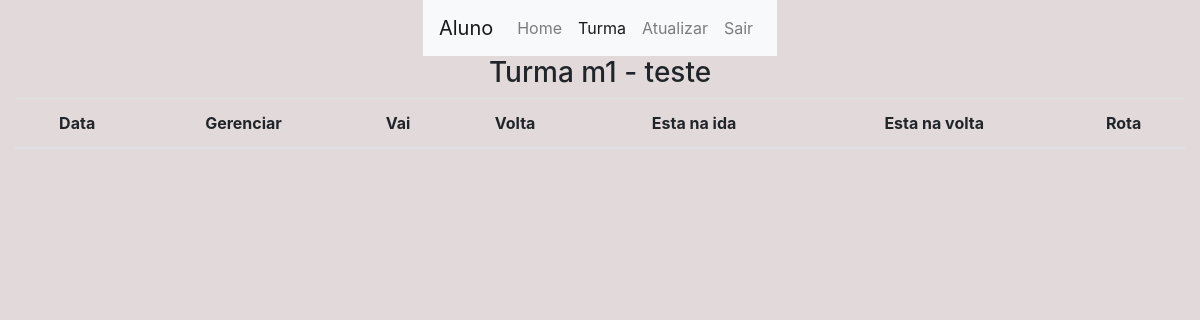
The app's page /core/aluno/turma/gerenciar/1 (signed in), older data.
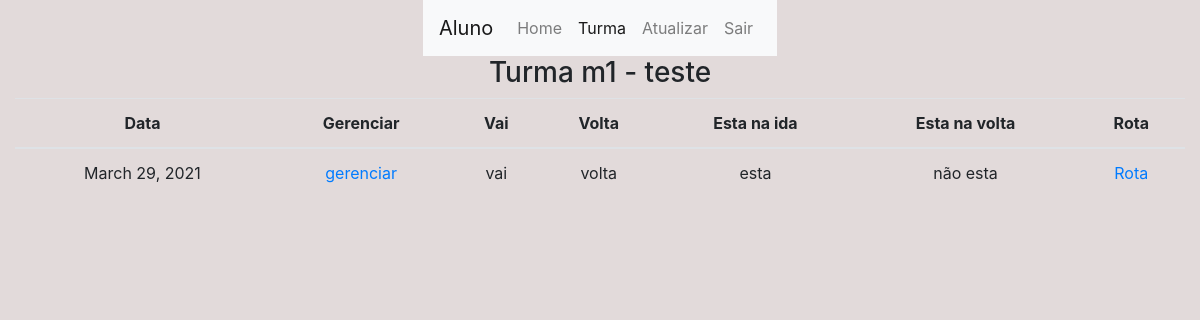
The same page, newer data.
### core/models.py (models this page shows, shortened)
class Turma(models.Model):
    motorista = models.ForeignKey(
        custom_user,  on_delete=models.DO_NOTHING)
    alunos = models.ManyToManyField(
        custom_user, related_name='%(class)s_alunos')
    nome = models.CharField(max_length=100, default="")
    local = LocationField(default=(0, 0), null=False, map_attrs={
        "style": "mapbox://styles/mapbox/outdoors-v11",
        "zoom": 13,
        "center": [17.031645, 51.106715],
        "cursor_style": 'pointer',
        "marker_color": "red",
        "rotate": False,
        "geocoder": True,
        "fullscreen_button": True,
        "navigation_buttons": True,
        "track_location_button": True,
        "readonly": True,
        "placeholder": "Pick a location on map below", })
    def __str__(self):
        return f'{self.motorista} - {self.nome}'

class Dia(models.Model):
    data = models.DateField(auto_now=False, auto_now_add=False)
    turma = models.ForeignKey(
        Turma, on_delete=models.CASCADE, related_name='%(class)s_turmas')
    ativo = models.BooleanField(blank=True, default=True)

class Aluno(models.Model):
    dia = models.ForeignKey(Dia, on_delete=models.CASCADE,
                            related_name='%(class)s_dias', null=False, blank=False, default=1)
    usuario = models.ForeignKey(
        custom_user,  on_delete=models.CASCADE)
    menor_de_idade = models.BooleanField(default=False)
    vai = models.BooleanField(default=True)
    volta = models.BooleanField(default=True)
    esta_na_ida = models.BooleanField(default=False)
    esta_na_volta = models.BooleanField(default=False)

### users/models.py (models this page shows)
class custom_user(AbstractUser):
    permissao = models.IntegerField(default=2)
    telefone = models.CharField(max_length=50,  default='1')
    local = LocationField(default=(1.2, 1.2), null=False, map_attrs={
        "style": "mapbox://styles/mapbox/outdoors-v11",
        "zoom": 13,
        "center": [17.031645, 51.106715],
        "cursor_style": 'pointer',
        "marker_color": "red",
        "rotate": False,
        "geocoder": True,
        "fullscreen_button": True,
        "navigation_buttons": True,
        "track_location_button": True,
        "readonly": True,
        "placeholder": "Pick a location on map below",
    })
    data_nascimento = models.DateField(
        auto_now=False, auto_now_add=False, null=False, blank=False, default=timezone.now)
    email = models.EmailField(unique=True)

### core/views.py (the view)
@login_required
def core_aluno_turma_gerenciar(request, idTurma):
    turma = Turma.objects.get(id=idTurma)
    dias = Dia.objects.filter(turma=turma).filter(ativo=True)
    alunos = Aluno.objects.filter(usuario=request.user).filter(dia__in=dias)
    alunos_dias = [aluno.dia for aluno in alunos]
    usuario = request.user
    if(usuario not in turma.alunos.all()):
        return redirect(core_aluno_home)
    c = {
        'turma': turma,
        'dias': dias,
        'alunos': alunos,
        'alunos_dias': alunos_dias,
    }
    return render(request, 'core/aluno/turma/aluno_turma_gerenciar.html', c)

### core/templates/core/aluno/turma/aluno_turma_gerenciar.html (shortened to what this page needs)
{% extends 'base.html' %}
{% block conteudo %}
    <div class="row">
        <div class="col justify-content-center d-flex">
            {% include 'menu.html' with ativo='turma'%}
        </div>
    </div>
    <div class="row">
        <div class="col justify-content-center d-flex">
            <h3>Turma {{turma}}</h3>
        </div>
    </div>
    <div class="row">
        <div class="col justify-content-center d-flex">
            <table class='table text-center'>
                <thead>
                    <th>Data</th>
                    <th>Gerenciar</th>
                    <th>Vai</th>
                    <th>Volta</th>
                    <th>Esta na ida</th>
                    <th>Esta na volta</th>
                    <th>Rota</th>
                </thead>
                <tbody>
                    {% for dia in dias %}
                        <tr>
                            <td>{{dia.data}}</td>
                            <td><a href={% url 'core_aluno_dia_gerenciar' dia.id %}>gerenciar</a></td>
                            <td>
                                {% for aluno in alunos %}
                                    {% if aluno.dia == dia %}
                                        {% if aluno.vai %}
                                            vai
                                        {% else %}
                                            não vai
                                        {% endif %}
                                    {% endif %}
                                {% endfor %}
                            </td>
                            <td>
                                {% for aluno in alunos %}
                                    {% if aluno.dia == dia %}
                                        {% if aluno.volta %}
                                            volta
                                        {% elif aluno.volta is False %}
                                            não volta
                                        {% endif %}
                                    {% endif %}
                                {% endfor %}
                            </td>
                            <td>
                                {% for aluno in alunos %}
                                    {% if aluno.dia == dia %}
                                        {% if aluno.esta_na_ida %}
                                            esta
                                        {% elif aluno.esta_na_ida is False %}
                                            não esta
                                        {% endif %}
                                    {% endif %}
                                {% endfor %}
                            </td>
                            <td>
                                {% for aluno in alunos %}
                                    {% if aluno.dia == dia %}
                                        {% if aluno.esta_na_volta %}
                                            esta
                                        {% elif aluno.esta_na_volta is False %}
                                            não esta
                                        {% endif %}
                                    {% endif %}
                                {% endfor %}
                            </td>
                            <td><a href={% url 'core_aluno_rota' dia.id %}>Rota</a></td>
                        </tr>
                    {% endfor %}
                </tbody>
            </table>
        </div>
    </div>
{% endblock conteudo %}

### templates/base.html (shortened to what this page needs)
<!DOCTYPE html>
{% load static %}
<html lang="en">
<head>
    <link rel="stylesheet" href="https://stackpath.bootstrapcdn.com/bootstrap/4.5.2/css/bootstrap.min.css">
    <link href='https://api.mapbox.com/mapbox-gl-js/v2.0.0/mapbox-gl.css' rel='stylesheet' />
    <link rel="stylesheet"
        href="https://api.mapbox.com/mapbox-gl-js/plugins/mapbox-gl-directions/v4.1.0/mapbox-gl-directions.css"
        type="text/css" />
    <link rel="stylesheet" href="{% static 'css/base.css' %}">
</head>
<body>
    <div class="container-fluid cc">
        {% block conteudo %}{% endblock conteudo %}
    </div>
</body>
</html>

### templates/menu.html (shortened to what this page needs)
{% if user.permissao == 1 %}
    <nav class="navbar navbar-expand-lg navbar-light bg-light">
        <a class="navbar-brand" href="#">Aluno</a>
        <div class="collapse navbar-collapse" id="navbarNav">
            <ul class="navbar-nav">
                <li class="nav-item
                    ">
                    <a class="nav-link" href={% url 'core_aluno_home' %}>Home</a>
                </li>
                <li class="nav-item
                {% if ativo == 'turma' %}
                    active
                {% endif %}">
                    <a class="nav-link" href={% url 'core_aluno_lista_turma' %}>Turma</a>
                </li>
                <li class="nav-item {% if ativo == 'update'  %} active {% endif %}">
                    <a class="nav-link" href={% url 'core_aluno_atualizar' user.id %}>Atualizar</a>
                </li>
                <li class="nav-item">
                    <a class="nav-link" href={% url 'user:sair' %}>Sair</a>
                </li>
            </ul>
        </div>
    </nav>
{% endif %}

### static/css/base.css (style rules this page uses)
* { margin: 0px; padding: 0px; }
body { background-color: rgb(226, 218, 218); }

### templates/base.html (style rules this page uses)
.cc { min-height:500px; }

Row changes from the older to the newer data that the page shows:
added Dia: data "March 29, 2021"
added Aluno: vai "vai", volta "volta", esta_na_ida "esta", esta_na_volta "não esta"
